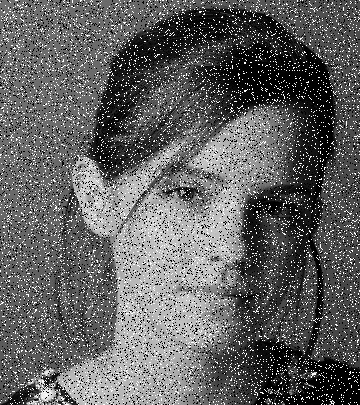
#> input picture assignment_one/emma-noise.jpg, 360 x 405 px
$ jupyter execute q8.ipynb
#> lines starting #> are read from the running program, lines starting #| are printed output that depends on the picture
Question 8<br>
Section (a) - Gaussian Smoothing

[cell 1]
import cv2 as cv
import numpy as np
import matplotlib.pyplot as plt

img = cv.imread('emma-noise.jpg', cv.IMREAD_GRAYSCALE)
#> img is the input picture: shape (405, 360); min 0, max 255, mean 97.6

# applying Gaussian smoothing
kernel_size = 5
sigma = 1.0
padding = kernel_size // 2

ax = np.linspace(-(kernel_size//2), kernel_size//2, kernel_size)
xx, yy = np.meshgrid(ax, ax)

kernel = np.exp(-(xx**2 + yy**2) / (2 * sigma**2))
kernel = kernel / np.sum(kernel)  # normalize

img_padded = np.pad(img, padding, mode='edge')
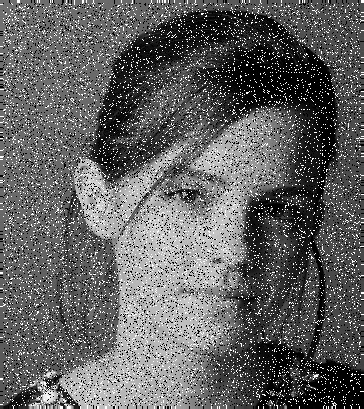
#> img_padded: shape (409, 364); min 0, max 255, mean 97.6

# Apply Gaussian filter
filtered = np.zeros_like(img, dtype=np.float32)
for i in range(img.shape[0]):
    for j in range(img.shape[1]):
        window = img_padded[i:i+kernel_size, j:j+kernel_size]
        filtered[i, j] = np.sum(window * kernel)
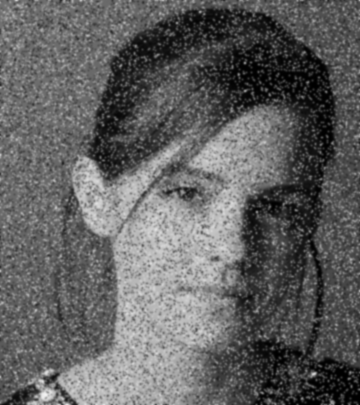
#> filtered: shape (405, 360) float32; min 0, max 243.1, mean 97.6

# Convert back to uint8
filtered = np.clip(filtered, 0, 255).astype(np.uint8)


plot,ax = plt.subplots(1,2)
ax[0].imshow(img, cmap='gray')
ax[0].set_title('Original Image')
ax[0].axis('off')
ax[1].imshow(filtered, cmap='gray')
ax[1].set_title('Gaussian Filtered Image')
ax[1].axis('off')
plt.show()
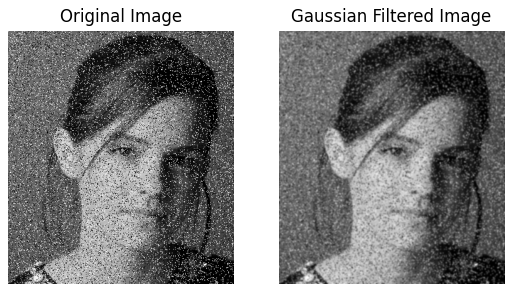
#> figure drawn by matplotlib, 2 panels

Section (b) - Median Filtering

[cell 2]
import cv2 as cv
import numpy as np
import matplotlib.pyplot as plt

img = cv.imread('emma-noise.jpg', cv.IMREAD_GRAYSCALE)

kernel_size = 5
padding = kernel_size // 2

img_padded = np.pad(img, padding, mode='edge')

filtered = np.zeros_like(img)

# Loop through the image and get get the median applying the kernel
for i in range(img.shape[0]):
    for j in range(img.shape[1]):
        window = img_padded[i:i+kernel_size, j:j+kernel_size]
        #get median
        filtered[i,j] = np.median(window)
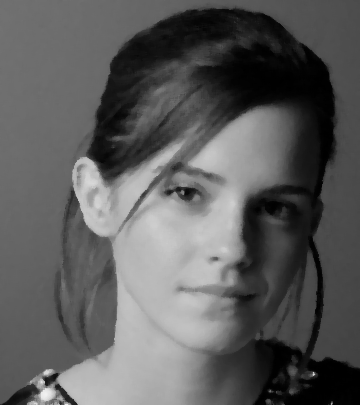
#> filtered: shape (405, 360); min 0, max 241, mean 92.1


plot,ax = plt.subplots(1,2)
ax[0].imshow(img, cmap='gray')
ax[0].set_title('Original Image')
ax[0].axis('off')
ax[1].imshow(filtered, cmap='gray')
ax[1].set_title('Median Filtered Image')
ax[1].axis('off')
plt.show()

$ run again, with assignment_one/highlights_and_shadows.jpg copied over assignment_one/emma-noise.jpg
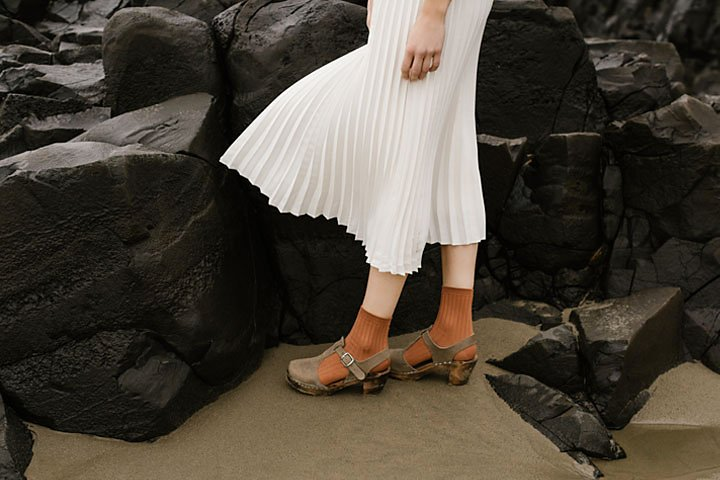
#> input picture assignment_one/highlights_and_shadows.jpg, 720 x 480 px
#> `img_padded = np.pad(img, padding, mode='edge')`:
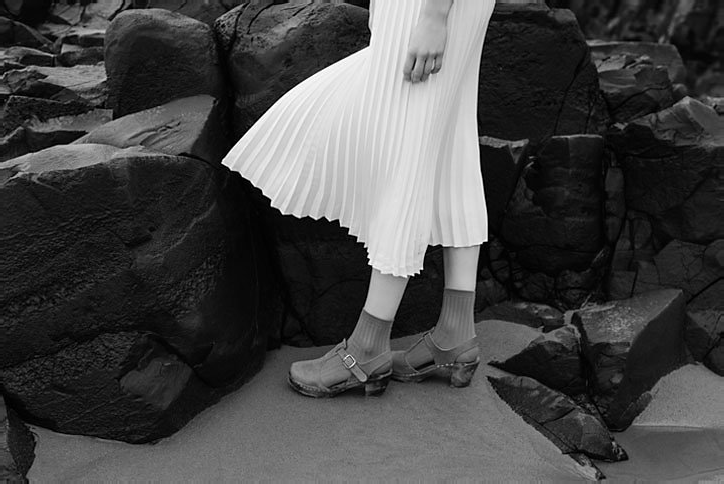
#> img_padded: shape (484, 724); min 0, max 255, mean 69.6
#> `plt.show()`:
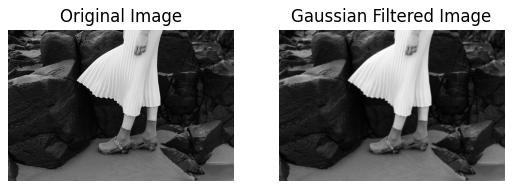
#> figure drawn by matplotlib, 2 panels
